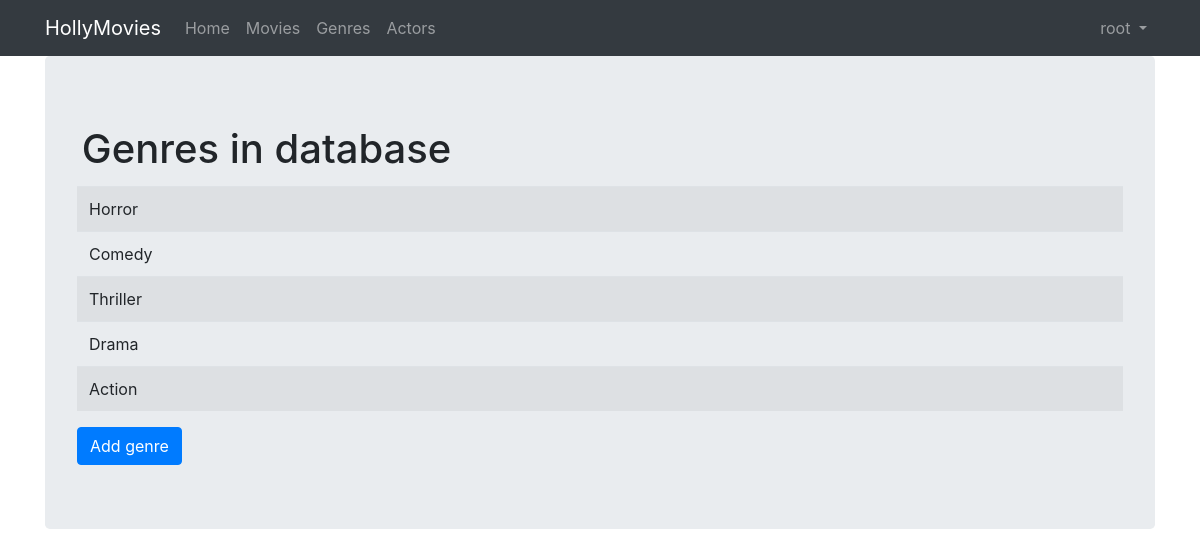
The page /genres (signed in) on the database its author committed.
### viewer/models.py (models this page shows, shortened)
class Genre(Model):
    name = CharField(max_length=128)

### viewer/views.py (the view)
# urls.py: path('genres', GenreView.as_view(), name='genres'),
class GenreView(ListView):
    template_name = "genres.html"
    model = Genre

### viewer/templates/genres.html (shortened to what this page needs)
{% extends "base.html" %}
{% block content %}
    <h1>Genres in database</h1>
    <table class="table table-striped table-hover">
        {% for genre in object_list %}
          <tr>
              <td>{{ genre.name }}</td>
          </tr>
        {% endfor %}
    </table>
  <a href="{% url 'genre_add' %}" class="btn btn-primary">Add genre</a>
{% endblock %}

### viewer/templates/base.html (shortened to what this page needs)
{% load static %}
{% load active_link_tags %}
<html {% if LANGUAGE_CODE %}lang="{{ LANGUAGE_CODE }}" {% endif %}>
<head>
    <link rel="stylesheet" href="https://stackpath.bootstrapcdn.com/bootstrap/4.2.1/css/bootstrap.min.css"
>
    <link href="{% static 'css/styles.css' %}" rel="stylesheet">
</head>
<body>
<nav class="navbar navbar-expand-lg navbar-dark bg-dark">
    <div class="container fixed">
        <a class="navbar-brand {% active_link 'index' strict=True %}" href="{% url 'index' %}">HollyMovies</a>
        <div class="collapse navbar-collapse" id="navbarNavAltMarkup">
            <ul class="navbar-nav mr-auto">
                <li class="nav-item">
                    <a class="nav-link {% active_link 'index' strict=True %}" href="{% url 'index' %}">
                        Home
                    </a>
                </li>
                <li class="nav-item">
                    <a class="nav-link {% active_link 'movies' strict=True %}" href="{% url 'movies' %}">
                        Movies
                    </a>
                </li>
                <li class="nav-item">
                    <a class="nav-link {% active_link 'genres' strict=True %}" href="{% url 'genres' %}">
                        Genres
                    </a>
                </li>
                <li class="nav-item">
                    <a class="nav-link {% active_link 'actors' strict=True %}" href="{% url 'actors' %}">
                        Actors
                    </a>
                </li>
            </ul>
            <ul class="navbar-nav">
            {% if user.is_authenticated %}
                <li class="nav-item dropdown">
                    <a class="nav-link dropdown-toggle {% active_link 'profile' strict=True %}" href="#" id="navbarDropdownMenuLink" role="button"
                       data-toggle="dropdown" aria-haspopup="true" aria-expanded="false">
                        {{ user.username }}
                    </a>
                </li>
        {% endif %}
    </div>
</nav>
<div class="container">
    <div class="jumbotron">
        {% block content %}{% endblock %}
    </div>
</div>
</body>
</html>

### viewer/static/css/styles.css (style rules this page uses)
h1 { padding: 0.3rem; }

### rows shown on the page
Genre: name "Horror"
Genre: name "Comedy"
Genre: name "Thriller"
Genre: name "Drama"
Genre: name "Action"

### other values the page prints
{{ user.username }} "root"
